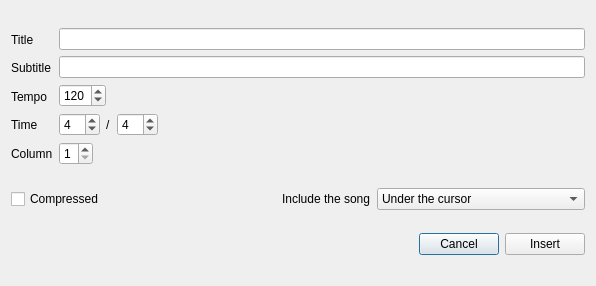
<?xml version="1.0" encoding="UTF-8"?>
<ui version="4.0">
 <class>DialogNewSong</class>
 <widget class="QDialog" name="DialogNewSong">
  <property name="geometry">
   <rect>
    <x>0</x>
    <y>0</y>
    <width>596</width>
    <height>286</height>
   </rect>
  </property>
  <property name="windowTitle">
   <string>Insert song</string>
  </property>
  <layout class="QHBoxLayout" name="horizontalLayout_8">
   <item>
    <layout class="QVBoxLayout" name="verticalLayout_3">
     <item>
      <layout class="QHBoxLayout" name="horizontalLayout_2">
       <item>
        <layout class="QVBoxLayout" name="verticalLayout">
         <item>
          <widget class="QLabel" name="labelTitle">
           <property name="text">
            <string>Title</string>
           </property>
          </widget>
         </item>
         <item>
          <widget class="QLabel" name="labelSubtitle">
           <property name="text">
            <string>Subtitle</string>
           </property>
          </widget>
         </item>
         <item>
          <widget class="QLabel" name="labelTempo">
           <property name="text">
            <string>Tempo</string>
           </property>
          </widget>
         </item>
         <item>
          <widget class="QLabel" name="labelTime">
           <property name="text">
            <string>Time</string>
           </property>
          </widget>
         </item>
         <item>
          <widget class="QLabel" name="labelColumn">
           <property name="text">
            <string>Column</string>
           </property>
          </widget>
         </item>
        </layout>
       </item>
       <item>
        <layout class="QVBoxLayout" name="verticalLayout_2">
         <item>
          <widget class="QLineEdit" name="lineEditTitle"/>
         </item>
         <item>
          <widget class="QLineEdit" name="lineEditSubtitle"/>
         </item>
         <item>
          <layout class="QHBoxLayout" name="horizontalLayout_7">
           <item>
            <widget class="QSpinBox" name="spinBoxTempo">
             <property name="minimum">
              <number>30</number>
             </property>
             <property name="maximum">
              <number>300</number>
             </property>
             <property name="value">
              <number>120</number>
             </property>
            </widget>
           </item>
           <item>
            <spacer name="horizontalSpacer_5">
             <property name="orientation">
              <enum>Qt::Horizontal</enum>
             </property>
             <property name="sizeHint" stdset="0">
              <size>
               <width>40</width>
               <height>20</height>
              </size>
             </property>
            </spacer>
           </item>
          </layout>
         </item>
         <item>
          <layout class="QHBoxLayout" name="horizontalLayout_6">
           <item>
            <widget class="QSpinBox" name="spinBoxTime1">
             <property name="minimum">
              <number>1</number>
             </property>
             <property name="maximum">
              <number>64</number>
             </property>
             <property name="value">
              <number>4</number>
             </property>
            </widget>
           </item>
           <item>
            <widget class="QLabel" name="labelSlash">
             <property name="text">
              <string>/</string>
             </property>
            </widget>
           </item>
           <item>
            <widget class="QSpinBox" name="spinBoxTime2">
             <property name="minimum">
              <number>1</number>
             </property>
             <property name="maximum">
              <number>64</number>
             </property>
             <property name="value">
              <number>4</number>
             </property>
            </widget>
           </item>
           <item>
            <spacer name="horizontalSpacer_4">
             <property name="orientation">
              <enum>Qt::Horizontal</enum>
             </property>
             <property name="sizeHint" stdset="0">
              <size>
               <width>40</width>
               <height>20</height>
              </size>
             </property>
            </spacer>
           </item>
          </layout>
         </item>
         <item>
          <layout class="QHBoxLayout" name="horizontalLayout">
           <item>
            <widget class="QSpinBox" name="spinBoxColumn">
             <property name="minimum">
              <number>1</number>
             </property>
             <property name="maximum">
              <number>5</number>
             </property>
            </widget>
           </item>
           <item>
            <layout class="QHBoxLayout" name="horizontalLayout_5">
             <item>
              <spacer name="horizontalSpacer_3">
               <property name="orientation">
                <enum>Qt::Horizontal</enum>
               </property>
               <property name="sizeHint" stdset="0">
                <size>
                 <width>40</width>
                 <height>20</height>
                </size>
               </property>
              </spacer>
             </item>
            </layout>
           </item>
          </layout>
         </item>
        </layout>
       </item>
      </layout>
     </item>
     <item>
      <layout class="QHBoxLayout" name="horizontalLayout_4">
       <item>
        <widget class="QCheckBox" name="checkBoxCompress">
         <property name="text">
          <string>Compressed</string>
         </property>
        </widget>
       </item>
       <item>
        <spacer name="horizontalSpacer">
         <property name="orientation">
          <enum>Qt::Horizontal</enum>
         </property>
         <property name="sizeHint" stdset="0">
          <size>
           <width>40</width>
           <height>20</height>
          </size>
         </property>
        </spacer>
       </item>
       <item>
        <widget class="QLabel" name="label">
         <property name="text">
          <string>Include the song</string>
         </property>
        </widget>
       </item>
       <item>
        <widget class="QComboBox" name="comboBoxIncludeOrder">
         <item>
          <property name="text">
           <string>Under the cursor</string>
          </property>
         </item>
         <item>
          <property name="text">
           <string>Sorted by song name</string>
          </property>
         </item>
         <item>
          <property name="text">
           <string>Sorted by author and song name</string>
          </property>
         </item>
        </widget>
       </item>
      </layout>
     </item>
     <item>
      <layout class="QHBoxLayout" name="horizontalLayout_3">
       <item>
        <spacer name="horizontalSpacer_2">
         <property name="orientation">
          <enum>Qt::Horizontal</enum>
         </property>
         <property name="sizeHint" stdset="0">
          <size>
           <width>40</width>
           <height>20</height>
          </size>
         </property>
        </spacer>
       </item>
       <item>
        <widget class="QPushButton" name="pushButtonCancel">
         <property name="text">
          <string>Cancel</string>
         </property>
        </widget>
       </item>
       <item>
        <widget class="QPushButton" name="pushButtonInsert">
         <property name="text">
          <string>Insert</string>
         </property>
        </widget>
       </item>
      </layout>
     </item>
    </layout>
   </item>
  </layout>
 </widget>
 <resources/>
 <connections/>
</ui>
